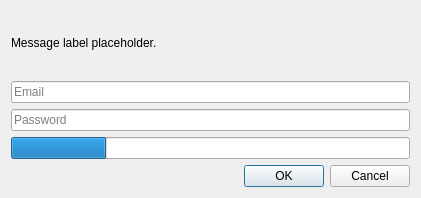
<?xml version="1.0" encoding="UTF-8"?>
<ui version="4.0">
 <class>LoginDialog</class>
 <widget class="QDialog" name="LoginDialog">
  <property name="geometry">
   <rect>
    <x>0</x>
    <y>0</y>
    <width>421</width>
    <height>198</height>
   </rect>
  </property>
  <property name="sizePolicy">
   <sizepolicy hsizetype="Fixed" vsizetype="Fixed">
    <horstretch>0</horstretch>
    <verstretch>0</verstretch>
   </sizepolicy>
  </property>
  <property name="windowTitle">
   <string>Add Account</string>
  </property>
  <layout class="QVBoxLayout" name="verticalLayout">
   <item>
    <widget class="QLabel" name="label">
     <property name="text">
      <string notr="true">Message label placeholder.</string>
     </property>
     <property name="textFormat">
      <enum>Qt::RichText</enum>
     </property>
     <property name="textInteractionFlags">
      <set>Qt::LinksAccessibleByKeyboard|Qt::LinksAccessibleByMouse|Qt::TextBrowserInteraction|Qt::TextSelectableByKeyboard|Qt::TextSelectableByMouse</set>
     </property>
    </widget>
   </item>
   <item>
    <widget class="QLineEdit" name="userTextBox">
     <property name="placeholderText">
      <string>Email</string>
     </property>
    </widget>
   </item>
   <item>
    <widget class="QLineEdit" name="passTextBox">
     <property name="echoMode">
      <enum>QLineEdit::Password</enum>
     </property>
     <property name="placeholderText">
      <string>Password</string>
     </property>
    </widget>
   </item>
   <item>
    <widget class="QProgressBar" name="progressBar">
     <property name="value">
      <number>24</number>
     </property>
     <property name="textVisible">
      <bool>false</bool>
     </property>
    </widget>
   </item>
   <item>
    <widget class="QDialogButtonBox" name="buttonBox">
     <property name="orientation">
      <enum>Qt::Horizontal</enum>
     </property>
     <property name="standardButtons">
      <set>QDialogButtonBox::Cancel|QDialogButtonBox::Ok</set>
     </property>
    </widget>
   </item>
  </layout>
 </widget>
 <resources/>
 <connections/>
</ui>
